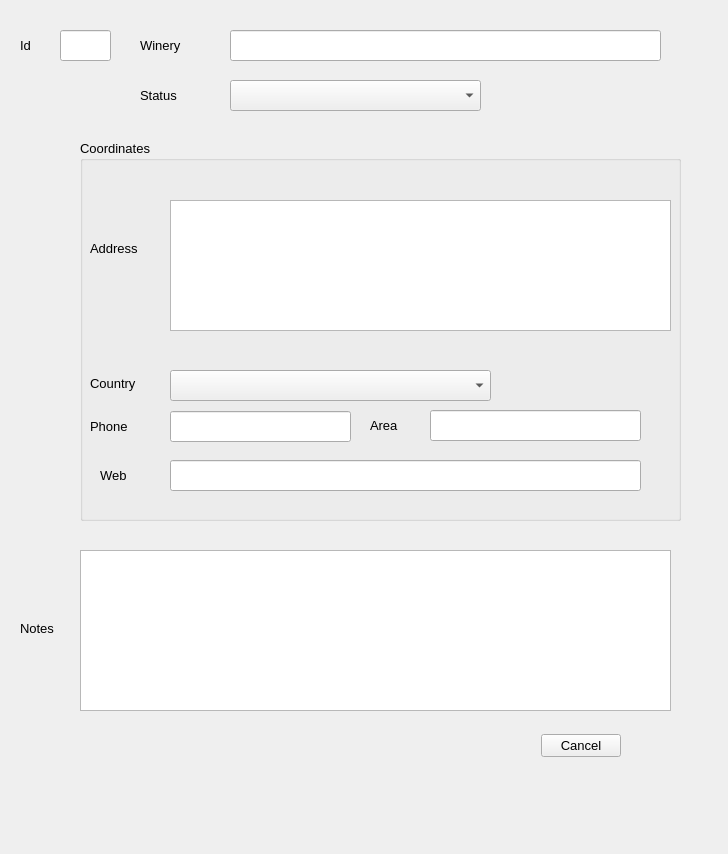
<?xml version="1.0" encoding="UTF-8"?>
<ui version="4.0">
 <class>Form</class>
 <widget class="QWidget" name="Form">
  <property name="geometry">
   <rect>
    <x>0</x>
    <y>0</y>
    <width>728</width>
    <height>854</height>
   </rect>
  </property>
  <property name="font">
   <font>
    <pointsize>10</pointsize>
   </font>
  </property>
  <property name="windowTitle">
   <string>Form</string>
  </property>
  <widget class="QLineEdit" name="wineryLineEdit">
   <property name="geometry">
    <rect>
     <x>230</x>
     <y>30</y>
     <width>431</width>
     <height>31</height>
    </rect>
   </property>
  </widget>
  <widget class="QLabel" name="wineryLabel">
   <property name="geometry">
    <rect>
     <x>140</x>
     <y>35</y>
     <width>101</width>
     <height>21</height>
    </rect>
   </property>
   <property name="text">
    <string>Winery</string>
   </property>
  </widget>
  <widget class="QTextEdit" name="notesTextEdit">
   <property name="geometry">
    <rect>
     <x>80</x>
     <y>550</y>
     <width>591</width>
     <height>161</height>
    </rect>
   </property>
  </widget>
  <widget class="QGroupBox" name="groupBox">
   <property name="geometry">
    <rect>
     <x>80</x>
     <y>140</y>
     <width>601</width>
     <height>381</height>
    </rect>
   </property>
   <property name="title">
    <string>Coordinates</string>
   </property>
   <widget class="QLabel" name="addressLabel">
    <property name="geometry">
     <rect>
      <x>10</x>
      <y>100</y>
      <width>81</width>
      <height>16</height>
     </rect>
    </property>
    <property name="text">
     <string>Address</string>
    </property>
   </widget>
   <widget class="QTextEdit" name="addressTextEdit">
    <property name="geometry">
     <rect>
      <x>90</x>
      <y>60</y>
      <width>501</width>
      <height>131</height>
     </rect>
    </property>
   </widget>
   <widget class="QLabel" name="countryLabel">
    <property name="geometry">
     <rect>
      <x>10</x>
      <y>228</y>
      <width>81</width>
      <height>31</height>
     </rect>
    </property>
    <property name="text">
     <string>Country</string>
    </property>
   </widget>
   <widget class="QLabel" name="areaLabel">
    <property name="geometry">
     <rect>
      <x>290</x>
      <y>270</y>
      <width>81</width>
      <height>31</height>
     </rect>
    </property>
    <property name="text">
     <string>Area</string>
    </property>
   </widget>
   <widget class="QLabel" name="phoneLabel">
    <property name="geometry">
     <rect>
      <x>10</x>
      <y>271</y>
      <width>61</width>
      <height>31</height>
     </rect>
    </property>
    <property name="text">
     <string>Phone</string>
    </property>
   </widget>
   <widget class="QLineEdit" name="areaLineEdit">
    <property name="geometry">
     <rect>
      <x>350</x>
      <y>270</y>
      <width>211</width>
      <height>31</height>
     </rect>
    </property>
   </widget>
   <widget class="QLineEdit" name="phoneLineEdit">
    <property name="geometry">
     <rect>
      <x>90</x>
      <y>271</y>
      <width>181</width>
      <height>31</height>
     </rect>
    </property>
   </widget>
   <widget class="QLineEdit" name="webLineEdit">
    <property name="geometry">
     <rect>
      <x>90</x>
      <y>320</y>
      <width>471</width>
      <height>31</height>
     </rect>
    </property>
   </widget>
   <widget class="QLabel" name="webLabel">
    <property name="geometry">
     <rect>
      <x>20</x>
      <y>320</y>
      <width>61</width>
      <height>31</height>
     </rect>
    </property>
    <property name="text">
     <string>Web</string>
    </property>
   </widget>
   <widget class="QComboBox" name="countryComboBox">
    <property name="geometry">
     <rect>
      <x>90</x>
      <y>230</y>
      <width>321</width>
      <height>31</height>
     </rect>
    </property>
   </widget>
  </widget>
  <widget class="QDialogButtonBox" name="buttonBox">
   <property name="geometry">
    <rect>
     <x>330</x>
     <y>730</y>
     <width>291</width>
     <height>31</height>
    </rect>
   </property>
   <property name="standardButtons">
    <set>QDialogButtonBox::Cancel</set>
   </property>
  </widget>
  <widget class="QLabel" name="statusLabel">
   <property name="geometry">
    <rect>
     <x>140</x>
     <y>80</y>
     <width>71</width>
     <height>31</height>
    </rect>
   </property>
   <property name="text">
    <string>Status</string>
   </property>
  </widget>
  <widget class="QLabel" name="notesLabel">
   <property name="geometry">
    <rect>
     <x>20</x>
     <y>620</y>
     <width>71</width>
     <height>16</height>
    </rect>
   </property>
   <property name="text">
    <string>Notes</string>
   </property>
  </widget>
  <widget class="QLineEdit" name="idLineEdit">
   <property name="geometry">
    <rect>
     <x>60</x>
     <y>30</y>
     <width>51</width>
     <height>31</height>
    </rect>
   </property>
   <property name="readOnly">
    <bool>true</bool>
   </property>
  </widget>
  <widget class="QLabel" name="idLabel">
   <property name="geometry">
    <rect>
     <x>20</x>
     <y>35</y>
     <width>51</width>
     <height>21</height>
    </rect>
   </property>
   <property name="text">
    <string>Id</string>
   </property>
  </widget>
  <widget class="QComboBox" name="statusComboBox">
   <property name="geometry">
    <rect>
     <x>230</x>
     <y>80</y>
     <width>251</width>
     <height>31</height>
    </rect>
   </property>
  </widget>
 </widget>
 <resources/>
 <connections/>
</ui>
